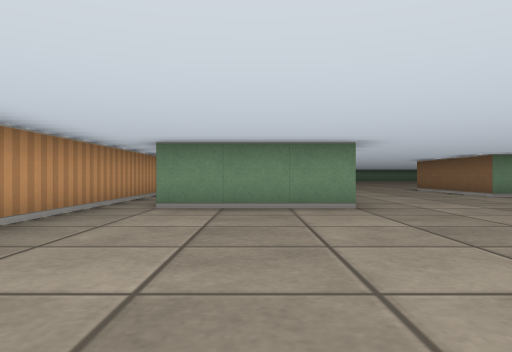
View 1 (above)

23 first-person views from a walk through a cub3D maze. The camera is about half as high as the walls, looks level and sees 70° across. The floor is counted in squares. Each view is taken from the middle of a square. On the plan, view 1 faces up. The plan holds only what a view shows up to about 9 squares ahead; the rest is blank.

View 2
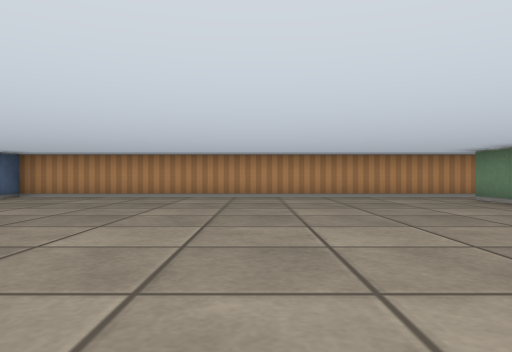

View 3
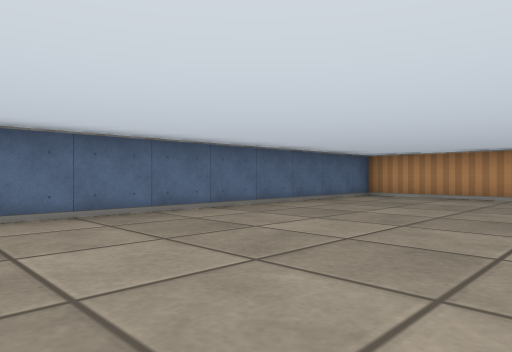

View 4
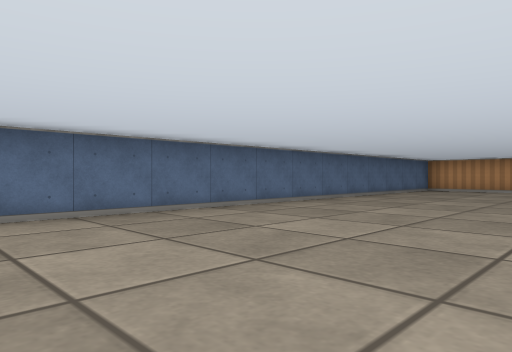

View 5
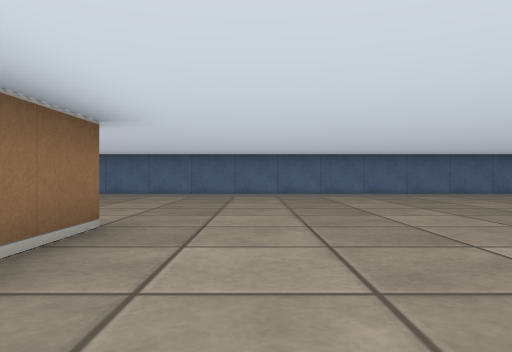

View 6
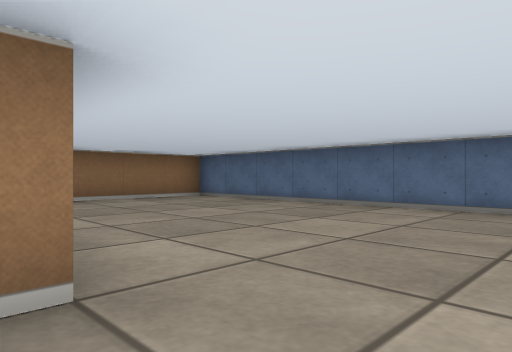

View 7
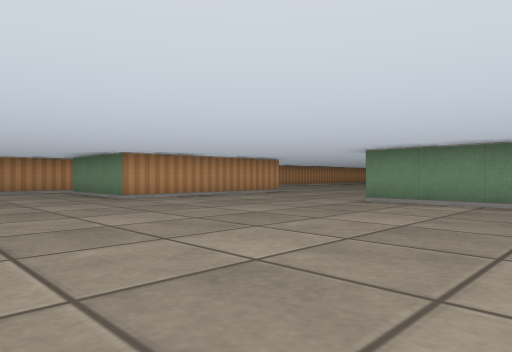

View 8
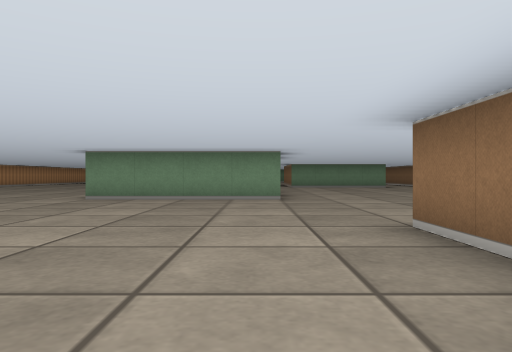

View 9
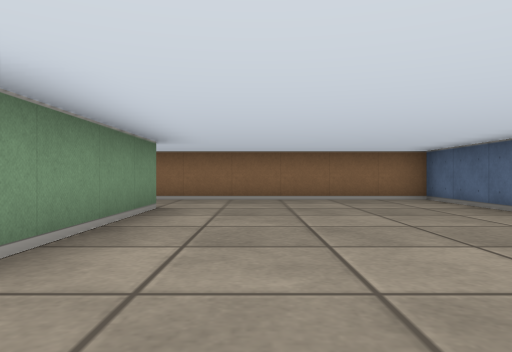

View 10
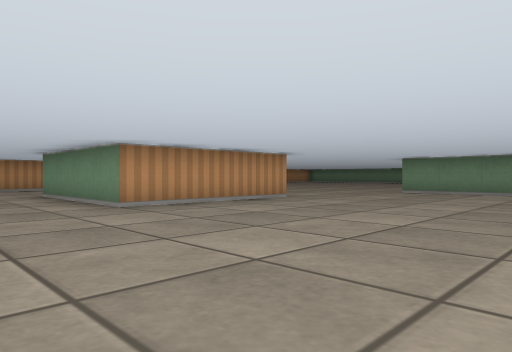

View 11
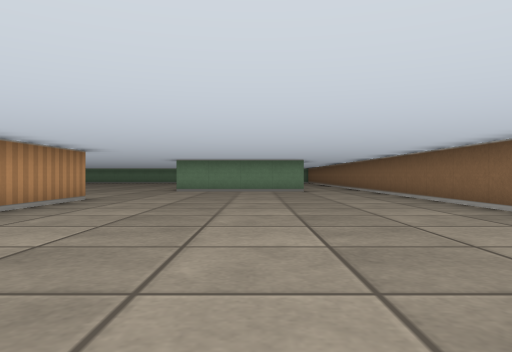

View 12
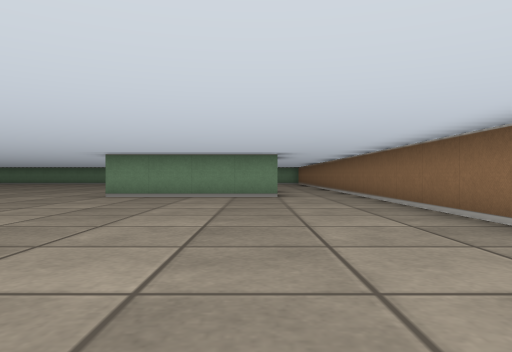

View 13
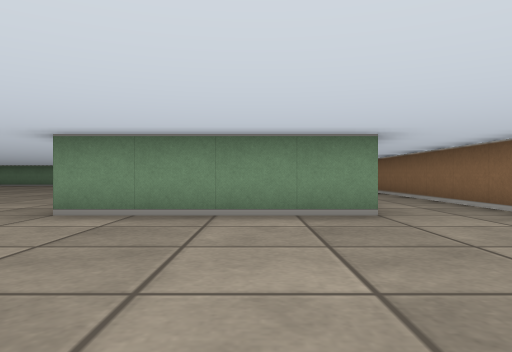

View 14
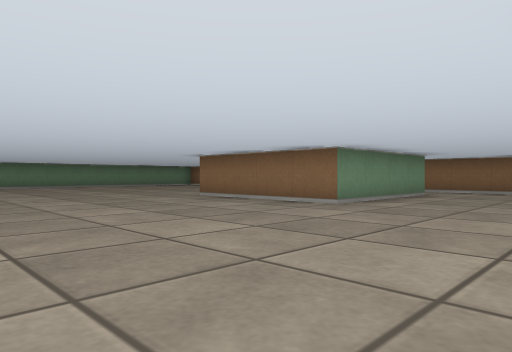

View 15
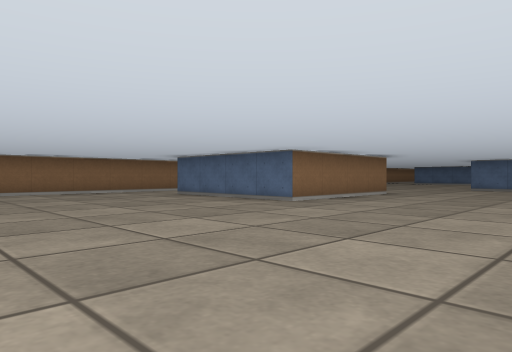

View 16
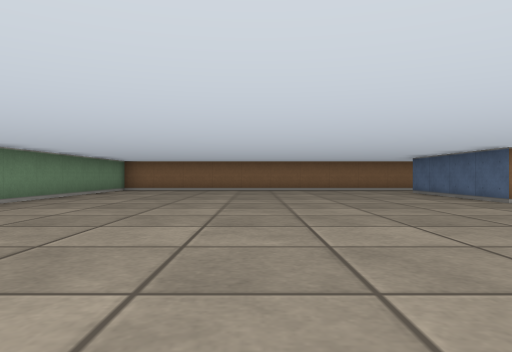

View 17
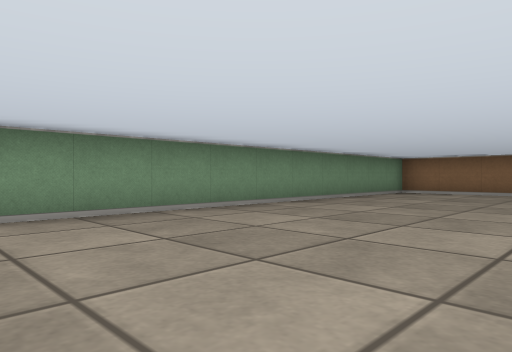

View 18
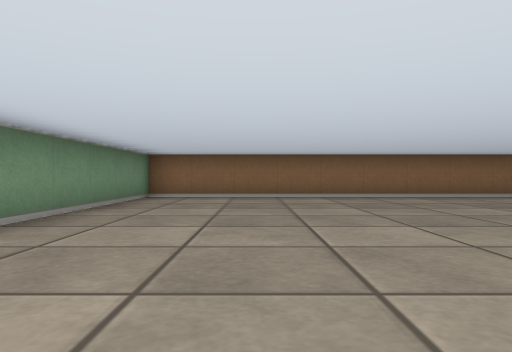

View 19
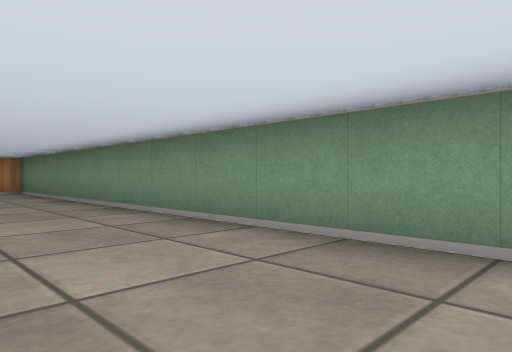

View 20
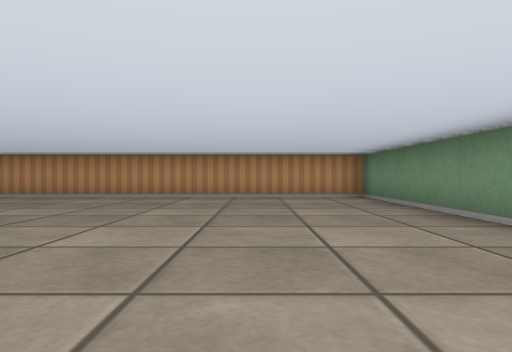

View 21
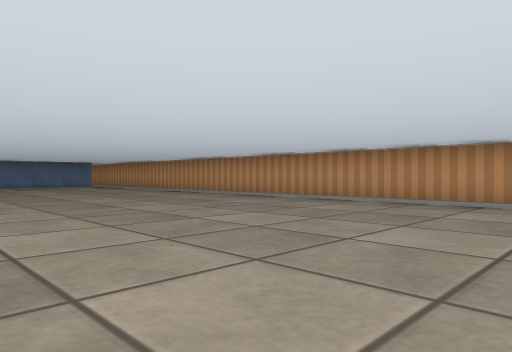

View 22
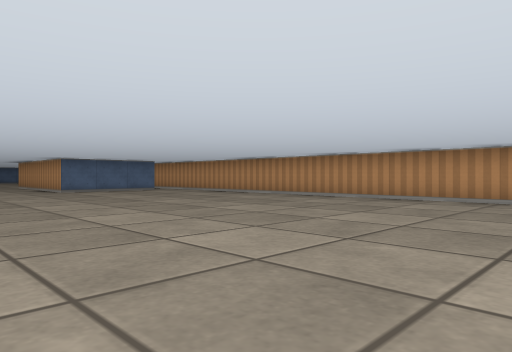

View 23
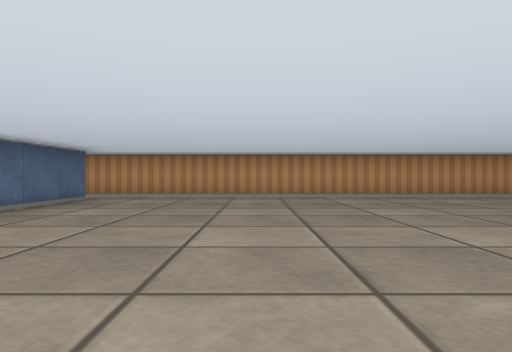

### Floor plan
Points are (right, up) in squares from view 1. A wall is a line through its corners. A room is listed if a view was taken in it or the views show most of it. See-through windows are left out.
Room 1 (views 1, 2, 3, 4, 5, 6, 7, 8, 9)
walls: (10.5, 0.4) (10.5, 4.5); (1.5, 7.2) (1.5, 5.5) (-1.5, 5.5); (8.5, 8.5) (5.5, 8.5); (14.5, 0.5) (11.1, 0.5); (-2.5, 5.5) (-2.5, -4.5) (16.5, -4.5) (16.5, -0.6)
ways out: opening at (-2, 5) to room 2; opening at (6.2, 6.9) to room 2; opening at (15.5, -0.5) to room 2
Room 2 (views 10, 11, 12, 13, 14, 15, 16, 17, 18, 19, 20, 21, 22, 23)
walls: (9.5, 12.5) (9.5, 8.5) (8.5, 8.5); (14.5, 16.5) (10.5, 16.5) (10.5, 20.5) (13.2, 20.5); (5.5, 8.5) (5.5, 9); (-1.5, 10.5) (1, 10.5); (16.5, 10) (16.5, 29.5) (-2.5, 29.5) (-2.5, 5.5); (16.5, -0.6) (16.5, 1.1)
ways out: opening at (-2, 5) to room 1; opening at (6.2, 6.9) to room 1; opening at (15.5, -0.5) to room 1

Positions as (right, up) in squares from view 1, and headings:
1: (0, 0), facing up
2: (6, 1), facing left
3: (6, 0), facing down-left
4: (10, 0), facing down-left
5: (9, 4), facing down
6: (9, 1), facing down-right
7: (9, 2), facing up-left
8: (9, 1), facing up
9: (9, -1), facing right
10: (15, 6), facing up-left
11: (13, 5), facing up
12: (14, 8), facing up
13: (13, 12), facing up
14: (5, 13), facing up-right
15: (6, 26), facing down-right
16: (4, 25), facing right
17: (6, 25), facing up-right
18: (8, 27), facing right
19: (9, 27), facing up-left
20: (6, 27), facing left
21: (4, 25), facing down-left
22: (5, 22), facing down-left
23: (6, 14), facing left
